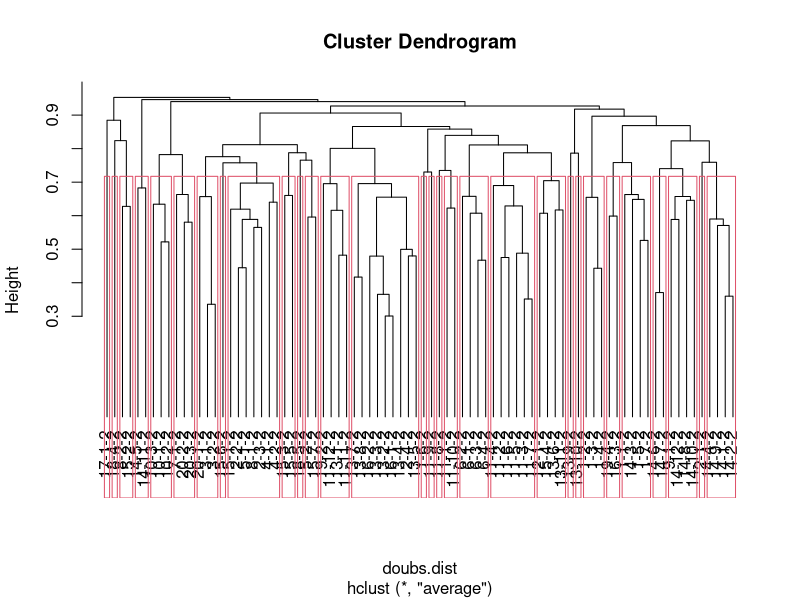
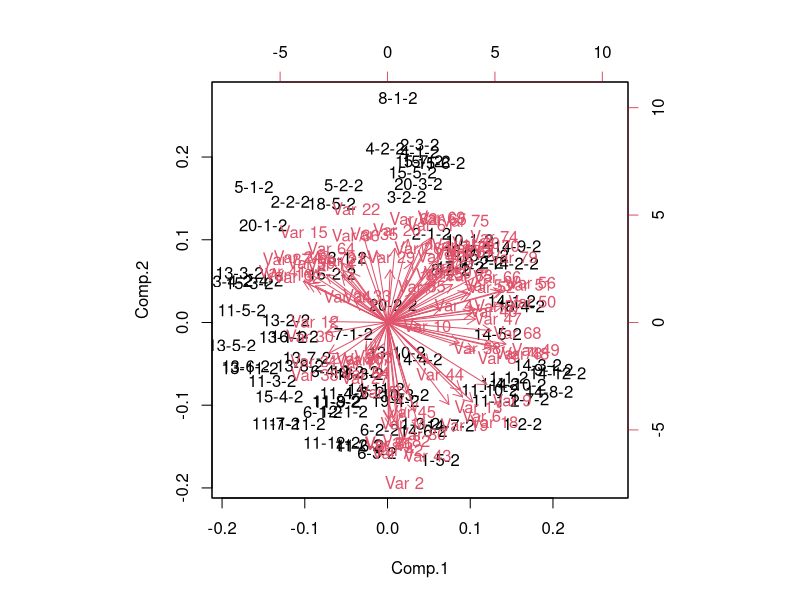
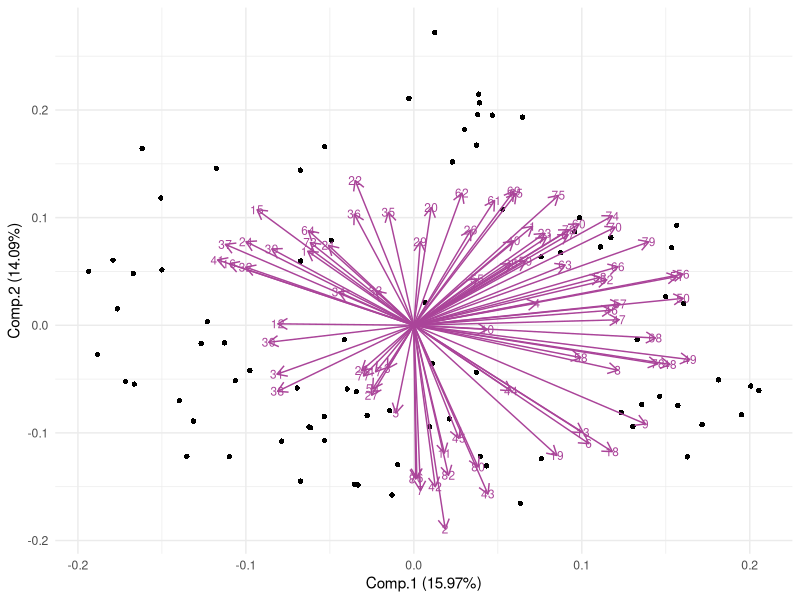
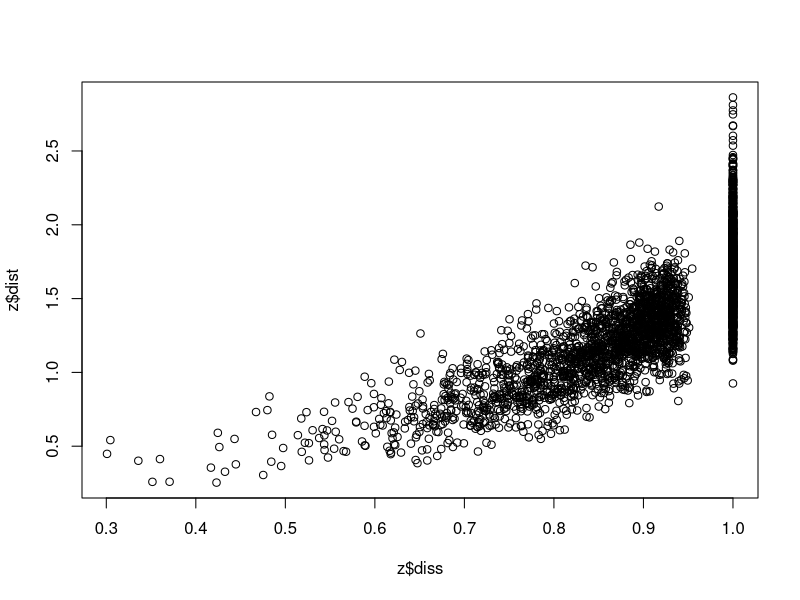
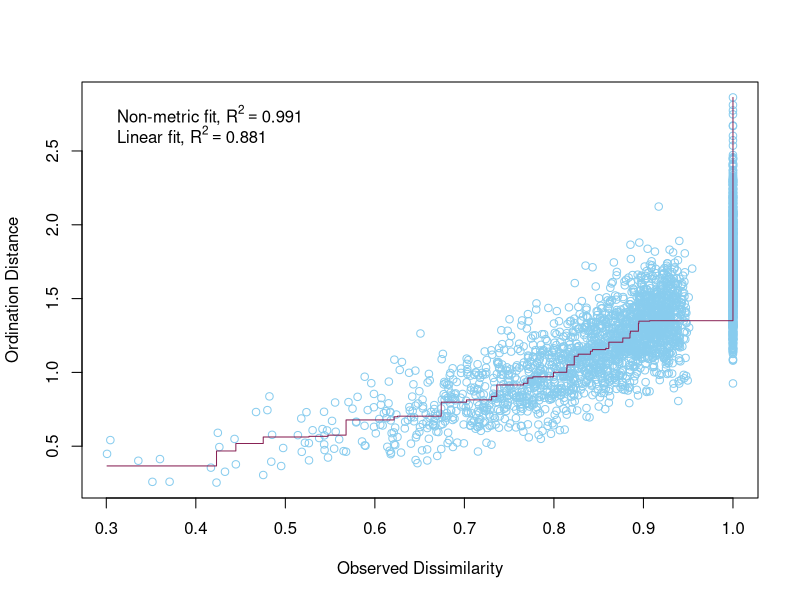
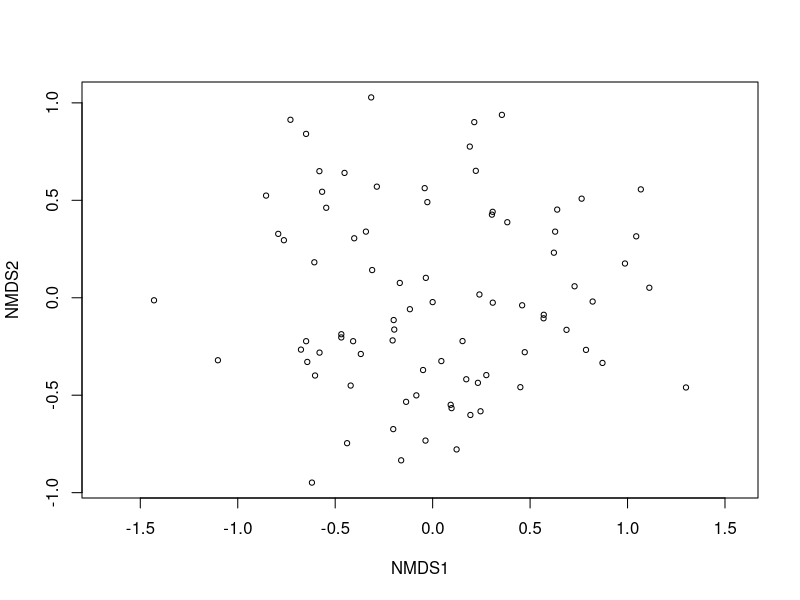
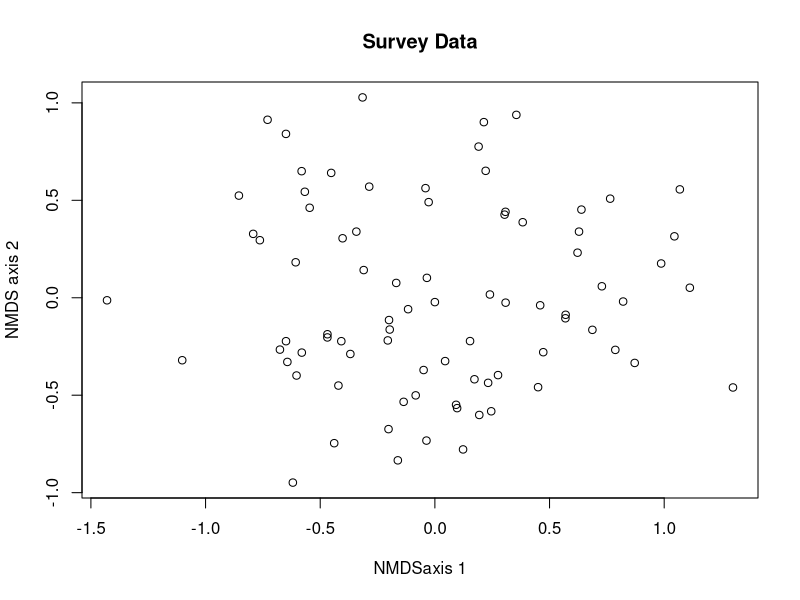
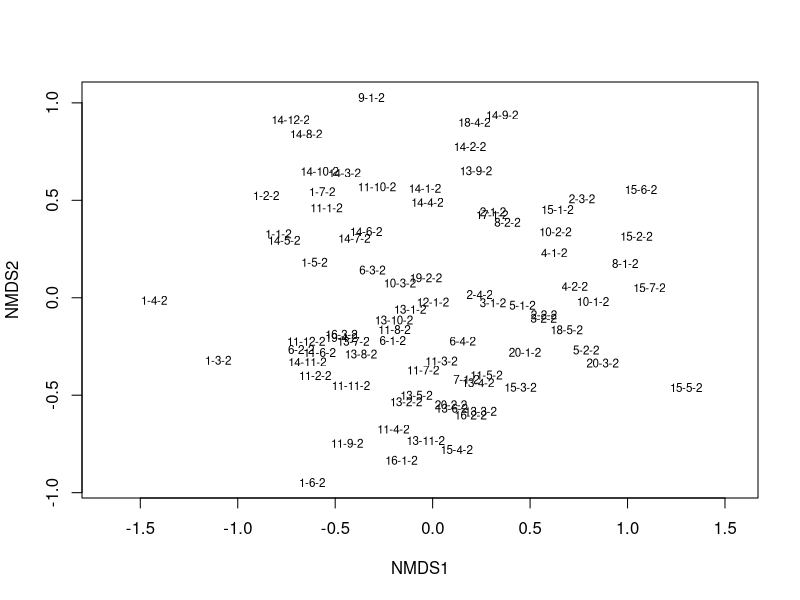

Here is the R script that generated these plots, in order: (Note: this script raises an error after producing the figures.)
#### NMDS ####

# Before anything else, verify that your environment is totally clear.
# This is important, because old objects can foul up the works
# Clean up the working environment
rm(list = ls())

# Verify working directory, should be ~/Documents/Analyses/lastname_first
getwd()

# Load tidyverse
library("tidyverse")
# Check for updates
tidyverse_update()


#### Cleaning up the data ####

library(dplyr)

# Read in the data with 6 extra woolly nightshades
library(readr)
SurveyData <- read_csv("SurveyData_Clean.csv")

# Read in the data with extra woolly nightshades removed
library(readr)
SurveyData <- read_csv("SurveyData_Clean_WN_removed.csv")

# The species that were entered as percent-cover need to be accounted for
# Given that the number of plants will vary greatly, but cover plants were all
# in Tier_1, for each percent cover plant I will give a value of 

# The plot needs to be numeric, so I need to change the Plot names to unique
# numeric variables, site needs to be given a number value as does W_N

# This code gives the combined plot names a simple, unique, numeric ID, but I 
# would like clearer ID's so I will use another method
# SurveyData_Combined$Plot <- as.numeric(as.factor(SurveyData_Combined$Plot))

# Assigning the Site a unique numeric value
SurveyData$Site <- as.numeric(as.factor(SurveyData$Site))
# Assigning W and N unique numeric values (weed is now 2, native is now 1)
SurveyData$W_N <- as.numeric(as.factor(SurveyData$W_N))

# Now combine this into unique numerical plot names
library(tidyr)
SurveyData_Combined <- SurveyData %>%
  unite(Plot, Site, Plot, sep = "-")

# Unite Plot and Weed vs Native columns so that now the plot id is all in one
# column that includes the site, plot number, and whether it is weed or native
library(tidyr)
SurveyData_Combined <- SurveyData_Combined %>%
  unite(Plot, Plot, W_N, sep = "-")


#### Change the data to be a matrix (n sample units x p species) ####

# This code gives NA values when species are not present in a plot
#Survey_wideNA <- SurveyData_Combined %>%
#  pivot_wider(names_from = Plot, 
#              values_from = Tier_1, 
#              id_cols = ScientificName)

# autotransform is not doing anything, so I need to transform my data
# square root was given as a good transformation, so I will do that

SurveyData_Combined$Tier_1_sqrt <- sqrt(SurveyData_Combined$Tier_1)

# Filter down to only native species
# Remove native species plots
# Remove rows where Group is "Native"

SurveyData_Combined_Weeds <- SurveyData_Combined %>% 
  filter(CentralSpecies != "Native")

# This code gives 0 values when species are not present in a plot
Survey_wide <- SurveyData_Combined_Weeds %>%
  pivot_wider(names_from = ScientificName, 
              values_from = Tier_1_sqrt, 
              id_cols = Plot) %>%
  mutate_all(~ replace(., is.na(.), 0))

# instead of being a tibble, I wanted to convert it back to a data frame
Survey_wide = as.data.frame(Survey_wide)


# Needs to remove the first column of numbers as row names and make the Scientific 
# names of species into the row names
row.names(Survey_wide) <- Survey_wide$Plot 
# Remove the first column from the data frame 
Survey_wide <- Survey_wide[, -1]

#Quick checks for empty rows or columns...
rowSums(Survey_wide)
colSums(Survey_wide)

# These are the columns that need to be removed using the data with the extra 
# woolly nightshades removed
Survey_wide<-Survey_wide[,-115] # this gets rid of the the column where there is a zero
Survey_wide<-Survey_wide[,-40] # this gets rid of the the column where there is a zero
Survey_wide<-Survey_wide[,-39] # this gets rid of the the column where there is a zero


# These are the columns that need to be removed using the data without the extra woolly
# nightshades removed
Survey_wide<-Survey_wide[,-14] # this gets rid of the the column where there is a zero
Survey_wide<-Survey_wide[,-34] # this gets rid of the the column where there is a zero
Survey_wide<-Survey_wide[,-37] # this gets rid of the the column where there is a zero

# This code gives 0 values when species are not present in a plot
# Survey_wide <- SurveyData_Combined %>%
#  pivot_wider(names_from = ScientificName, 
#              values_from = Tier_1_sqrt, 
#              id_cols = Plot) %>%
#  mutate_all(~ replace(., is.na(.), 0))

# instead of being a tibble, I wanted to convert it back to a data frame
# Survey_wide = as.data.frame(Survey_wide)


# Needs to remove the first column of numbers as row names and make the Scientific 
# names of species into the row names
# row.names(Survey_wide) <- Survey_wide$Plot 
# Remove the first column from the data frame 
# Survey_wide <- Survey_wide[, -1]

# Note is that this is not subset, may need to subset to only the 
# most common species or species that occur more than 5 times etc.

#### NMDS ####

library(vegan)

#Quick checks for empty rows or columns...
# rowSums(Survey_wide)
# colSums(Survey_wide)

#Empty sites can cause problems so let's drop it
# Survey_wide<-Survey_wide[,-46] # this gets rid of the the column where there is a zero
# Survey_wide<-Survey_wide[,-49,] # this gets rid of the the column where there is a zero

doubs.dist<-vegdist(Survey_wide)
doubs.dist

# Check for Na, NaN,Inf values
any(is.na(doubs.dist))
any(is.infinite(doubs.dist))


#Classification
Survey_wide<-hclust(doubs.dist,method='average')
plot(Survey_wide,hang=-1) #The hang=-1 tidies it up so all the end nodes finish at the same level
grp<-cutree(Survey_wide,k=30) #K=4 is saying to identify the dominant 4 groups.
grp
rect.hclust(Survey_wide, k=30)


#Conduct a PCA on continuous data, commonly used for environmental 
#variable reduction. Say we want to combine variables that are similar in 
#for SEM we may use PCA

# linkage - once you have the two most similar sites together, how do you think about the similarity to the other sites. Best method is UPPGMA (an average weighed method)

# Now doing a PCA on the data
# Can do PCA on vegan or just the base programme of R, they just use different commands 
# (see powerpoint handout for more info)

doubs.pca<-princomp(doubs.dist,cor=TRUE)
summary(doubs.pca) 
biplot(doubs.pca)

# Create PCA biplot with sites as points

# Load necessary libraries
library(ggplot2)
library(ggfortify)

autoplot(
  doubs.pca,
  data = doubs.dist,
  loadings = TRUE,             # Display loadings vectors
  loadings.label = TRUE,       # Display loadings labels
  loadings.colour = '#AA4499',     # Loadings vector color
  loadings.label.size = 3,     # Loadings label size
  loadings.label.colour = "#AA4499", # Loadings label color
  shape = 16) +                   # Use points for sites
  theme_minimal()              # Apply a minimal theme



#Moving on now to MDS
#DO MDS with vegan package
z <- metaMDS(comm = doubs.dist,
             autotransform = FALSE,
             distance = "bray",
             engine = "monoMDS",
             k = 5,
             weakties = TRUE,
             model = "global",
             maxit = 300,
             try = 40,
             trymax = 50)

z
# Stress Plot = Sheppard Plot
plot(z$diss, z$dist)

stressplot(object = z,
           p.col = "#88CCEE",
           l.col = "#882255",
           lwd = 1)

#always report the stress for MDS, never report the Rsquared you get from that plot above
plot(z)

plot(z[["points"]][,2]~z[["points"]][,1],main="Survey Data", xlab="NMDSaxis 1" , ylab= "NMDS axis 2", cex = 0.5 +as.numeric(Survey_wide$nit))

# Using ggplot2 to make a plot with site names
plot(z, type = "t")

# Looking at the stress/goodness of fit
gof <- goodness(object = z)
plot(z, display = "sites", type = "none")
points(z, display = "sites", cex = 2*gof/mean(gof))


# Make the points into a data frame for ggplot
z$points %>% head()
z.points <- data.frame(z$points)

# I need to make a new data frame that is just the plots and the Central species
# for that plot
# Load the dplyr package
library(dplyr)

# Create a new data frame with unique Plot values
Plot_Species <- SurveyData_Combined_Weeds %>% distinct(Plot, .keep_all = TRUE)

grp <- Plot_Species$CentralSpecies

# I don't think I need these

# data.scores <- as.data.frame(scores(z))  #Using the scores function from vegan to extract the site scores and convert to a data.frame
# data.scores$site <- rownames(z)  # create a column of site names, from the rownames of data.scores
# data.scores$grp <- grp  #  add the grp variable created earlier
# head(data.scores)  #look at the data


# Create a data frame of NMDS results with group information
z.points$Group <- Plot_Species$CentralSpecies # Replace with your group column

# Customize plot with ggplot2
nmds_plot <- ggplot(data = z.points, aes(x = MDS1, y = MDS2, shape = Group, color = Group)) +
  geom_point(size = 2) + # Set point size
  scale_shape_manual(values = c(16, 15, 18, 19)) + # Customize shapes
  scale_color_manual(values = c("#EE6677", "#228833", "#661100", "#44AA99")) + # Customize colors
  theme_minimal() +
  labs(x = "NMDS1", y = "NMDS2")

# Print the plot
print(nmds_plot)

# This plot works!!!!!!!!

# Customize plot with ggplot2 add polygons/ellipses
nmds_plot <- ggplot(data = z.points, aes(x = MDS1, y = MDS2, shape = Group, color = Group)) +
  geom_point(size = 2) + # Set point size
  scale_shape_manual(values = c(16, 15, 18, 19)) + # Customize shapes
  scale_color_manual(values = c("#EE6677", "#228833", "#661100", "#44AA99")) + # Customize colors
  geom_polygon(data = z.points, aes(fill = Group, group = Group), alpha = 0.1) +
  theme_minimal() +
  labs(x = "NMDS1", y = "NMDS2")

# Print the plot
print(nmds_plot)

# Customize plot with ggplot2 add ellipses
nmds_plot <- ggplot(data = z.points, aes(x = MDS2, y = MDS4, shape = Group, color = Group)) +
  geom_point(size = 2) + # Set point size
  scale_shape_manual(values = c(16, 15, 18, 19)) + # Customize shapes
  scale_color_manual(values = c("#EE6677", "#228833", "#661100", "#44AA99")) + # Customize colors
  stat_ellipse(aes(group = Group, fill = Group), geom = "polygon", alpha = 0.1) +
  theme_minimal() +
  labs(x = "NMDS1", y = "NMDS2")

# Print the plot
print(nmds_plot)


# Look with centroids
group_centroids <- data.frame(
  Location = c("Solanum mauritianum", "Ligustrum lucidum", "Paraserianthes lophantha"),
  Centroid_X = c(mean(z.points$MDS1[z.points$Group == "Solanum mauritianum"]),
                 mean(z.points$MDS1[z.points$Group == "Ligustrum lucidum"]),
                 mean(z.points$MDS1[z.points$Group == "Paraserianthes lophantha"])),
  Centroid_Y = c(mean(z.points$MDS2[z.points$Group == "Solanum mauritianum"]),
                 mean(z.points$MDS2[z.points$Group == "Ligustrum lucidum"]),
                 mean(z.points$MDS2[z.points$Group == "Paraserianthes lophantha"])),
  Centroid_Z = c(mean(z.points$MDS3[z.points$Group == "Solanum mauritianum"]),
                 mean(z.points$MDS3[z.points$Group == "Ligustrum lucidum"]),
                 mean(z.points$MDS3[z.points$Group == "Paraserianthes lophantha"])),
  Centroid_A = c(mean(z.points$MDS4[z.points$Group == "Solanum mauritianum"]),
                 mean(z.points$MDS4[z.points$Group == "Ligustrum lucidum"]),
                 mean(z.points$MDS4[z.points$Group == "Paraserianthes lophantha"])),
  Centroid_B = c(mean(z.points$MDS5[z.points$Group == "Solanum mauritianum"]),
                 mean(z.points$MDS5[z.points$Group == "Ligustrum lucidum"]),
                 mean(z.points$MDS5[z.points$Group == "Paraserianthes lophantha"]))
)

# Sort z.points.weeds to match group-centroids order
# Define the custom order for the 'group' column
z.points$Group <- factor(z.points$Group, levels = c('Solanum mauritianum', 'Ligustrum lucidum', 'Paraserianthes lophantha'))

# Sort the data frame based on the custom order
z.points <- z.points[order(z.points$Group), ]


plot_data<-data.frame(
  Location = z.points$Group,
  MDS1=z.points$MDS1,
  MDS2=z.points$MDS2,
  MDS3=z.points$MDS3,
  MDS4=z.points$MDS4,
  MDS5=z.points$MDS5,
  xend=c(rep( group_centroids[1,2],27),rep(group_centroids[2,2],28), rep(group_centroids[3,2],27)),
  yend=c(rep( group_centroids[1,3],27),rep(group_centroids[2,3],28), rep(group_centroids[3,3],27)),
  zend=c(rep( group_centroids[1,4],27),rep(group_centroids[2,4],28), rep(group_centroids[3,4],27)),
  Aend=c(rep( group_centroids[1,5],27),rep(group_centroids[2,5],28), rep(group_centroids[3,5],27)),
  Bend=c(rep(group_centroids[1,6],27),rep( group_centroids[2,6],28), rep(group_centroids[3,6],27)))

# ggplot with centroids
ggplot(plot_data, aes(x = MDS3, y = MDS4, shape = Location, color = Location)) +
  geom_point(size=2) +
  scale_color_manual(values = c("#EE6677", "#661100", "#44AA99")) + 
  scale_shape_manual(values = c(16, 15, 17)) + 
  stat_ellipse(aes(group = Location, fill = Location), geom = "polygon", alpha = 0.1) +
  geom_point(data = group_centroids, aes(x = Centroid_Z, y = Centroid_A, shape = Location, color = Location)) +
  geom_segment(data = plot_data, aes(x = MDS3, y = MDS4, 
  xend = zend, yend = Aend, color = Location), alpha = 0.5)+

  theme_bw()

#### PERMANOVA ####

# Filter down to only native species
# Remove native species plots
# Remove rows where Group is "Native"

SurveyData_Combined_Weeds <- SurveyData_Combined %>% 
  filter(CentralSpecies != "Native")

# This code gives 0 values when species are not present in a plot
Survey_perm <- SurveyData_Combined_Weeds %>%
  pivot_wider(names_from = ScientificName, 
              values_from = Tier_1_sqrt, 
              id_cols = Plot) %>%
  mutate_all(~ replace(., is.na(.), 0))

# instead of being a tibble, I wanted to convert it back to a data frame
Survey_perm = as.data.frame(Survey_perm)


# Needs to remove the first column of numbers as row names and make the Scientific 
# names of species into the row names
row.names(Survey_perm) <- Survey_perm$Plot 
# Remove the first column from the data frame 
Survey_perm <- Survey_perm[, -1]

#Quick checks for empty rows or columns...
rowSums(Survey_perm)
colSums(Survey_perm)

# These are the columns that need to be removed using the data with the extra 
# woolly nightshades removed
Survey_perm<-Survey_perm[,-115] # this gets rid of the the column where there is a zero
Survey_perm<-Survey_perm[,-40] # this gets rid of the the column where there is a zero
Survey_perm<-Survey_perm[,-39] # this gets rid of the the column where there is a zero

#Empty sites can cause problems so let's drop it
Survey_perm<-Survey_perm[,-14] # this gets rid of the the column where there is a zero
Survey_perm<-Survey_perm[,-34] # this gets rid of the the column where there is a zero
Survey_perm<-Survey_perm[,-37] # this gets rid of the the column where there is a zero


# Make a distance matrix
perm_dist<-vegdist(Survey_perm, method='bray')


#Assumptions

dispersion<-betadisper(perm_dist, group=plot_data$Location,type = "centroid")

plot(dispersion)

anova(dispersion)


#Test

Perma_result<-adonis2( perm_dist~as.factor(plot_data$Location), data=perm_dist,
                       permutations=9999)

Perma_result









# This plot works, but it is just points.
p <- ggplot(data = z.points, aes(x = MDS1, y = MDS2)) +
  theme_bw() +
  theme(axis.title = element_blank(),
        axis.ticks = element_blank(),
        axis.text = element_blank())

p + geom_point()


#### Subset to the top 50 species occurring across plots ####
# Try again but subset the data
top_50_values <- names(sort(table(SurveyData_Combined$ScientificName), decreasing = TRUE))[1:50] 

print(top_50_values)

# Subset the data frame to include only rows with the top 15 most common values 
subset_SurveyData_Combined <- SurveyData_Combined[SurveyData_Combined$ScientificName %in% top_50_values, ] 
# View the subset data frame 
print(subset_SurveyData_Combined)

# This code gives 0 values when species are not present in a plot
Survey_wide <- subset_SurveyData_Combined %>%
  pivot_wider(names_from = Plot, 
              values_from = Tier_1, 
              id_cols = ScientificName) %>%
  mutate_all(~ replace(., is.na(.), 0))

# instead of being a tibble, I wanted to convert it back to a data frame
Survey_wide = as.data.frame(Survey_wide)


# Needs to remove the first column of numbers as row names and make the Scientific 
# names of species into the row names
row.names(Survey_wide) <- Survey_wide$ScientificName 
# Remove the first column from the data frame 
Survey_wide <- Survey_wide[, -1]

# Need to change the Plots to numeric names

# Note is that this is not subset, may need to subset to only the 
# most common species or species that occur more than 5 times etc.

#### NMDS ####

library(vegan)

#Quick checks for empty rows or columns...
rowSums(Survey_wide)
colSums(Survey_wide)


doubs.dist<-vegdist(Survey_wide)
doubs.dist

# Check for Na, NaN,Inf values
any(is.na(doubs.dist))
any(is.infinite(doubs.dist))


#Classification
Survey_wide<-hclust(doubs.dist,method='average')
plot(Survey_wide,hang=-1) #The hang=-1 tidies it up so all the end nodes finish at the same level (try dropping it to see what i mean)
grp<-cutree(Survey_wide,k=4) #K=4 is saying to identify the dominant 4 groups.
grp
rect.hclust(Survey_wide, k=4)


#Coundct a PCA on continuous data, commonly used for envrionmental 
#variable reduction. Say we want to combine variables that are similar in 
#for SEM we may use PCA

# linkage - once you have the two most smilar sites together, how do you think about the smiliaritiy to the other sistes. Best method is UPPGMA (an avergage weighed method)

# Now doing a PCA on the data
# Can do PCA on vegan or just the base programme of R, they just use different commands 
# (see powerpoint handout for more info)

doubs.pca<-princomp(doubs.dist,cor=TRUE)
summary(doubs.pca) 
biplot(doubs.pca)


doubs.pca2<-rda(doubs.dist,scale=TRUE) #Important to have the scale=TRUE to scale the data, otherwise you end up with perfect horseshooe type data. (try it without the scale to see what I mean)
plot(doubs.pca2)
